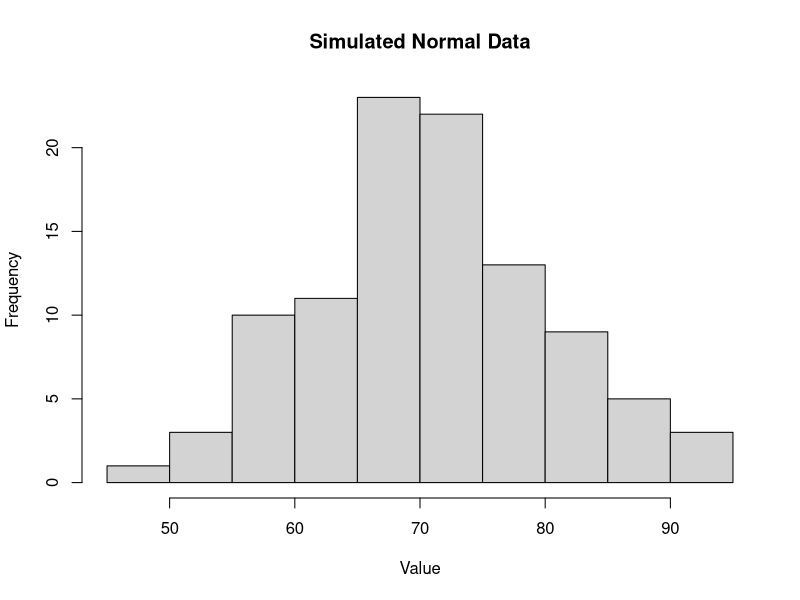
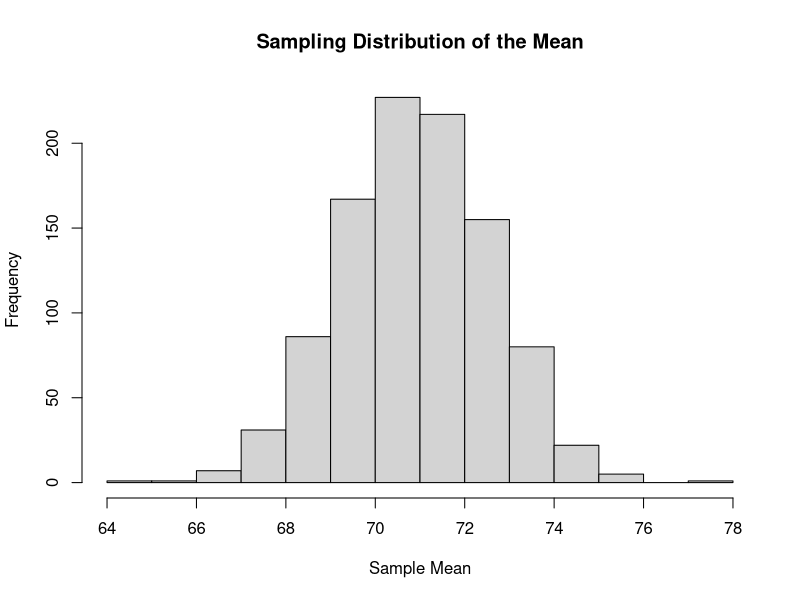

Recreate these plots in R, in order.
# Probability and Distributions
# This script introduces basic probability concepts
# and common probability distributions in R.

# --------------------------------------------------
# 1. Basic probability concepts
# --------------------------------------------------

# Suppose a fair die has six possible outcomes:
# 1, 2, 3, 4, 5, 6

outcomes <- 1:6

outcomes

# Probability of obtaining a 4

prob_4 <- 1 / length(outcomes)

prob_4


# --------------------------------------------------
# 2. Probability using counting
# --------------------------------------------------

# Probability of obtaining an even number

even_numbers <- c(2, 4, 6)

prob_even <- length(even_numbers) / length(outcomes)

prob_even


# --------------------------------------------------
# 3. Binomial distribution
# --------------------------------------------------

# Example:
# A student answers 10 multiple-choice questions.
# Each question has a probability of 0.5 of being correct.

# Probability of getting exactly 6 correct answers

dbinom(
  x = 6,
  size = 10,
  prob = 0.5
)

# Probability of getting 6 or fewer correct answers

pbinom(
  q = 6,
  size = 10,
  prob = 0.5
)

# Probability of getting more than 6 correct answers

1 - pbinom(
  q = 6,
  size = 10,
  prob = 0.5
)


# --------------------------------------------------
# 4. Generate random binomial observations
# --------------------------------------------------

set.seed(123)

binomial_data <- rbinom(
  n = 100,
  size = 10,
  prob = 0.5
)

binomial_data


# --------------------------------------------------
# 5. Normal distribution
# --------------------------------------------------

# Mean = 70
# Standard deviation = 10

mean_score <- 70
sd_score <- 10

# Density at score = 80

dnorm(
  x = 80,
  mean = mean_score,
  sd = sd_score
)

# Probability of obtaining a score
# less than or equal to 80

pnorm(
  q = 80,
  mean = mean_score,
  sd = sd_score
)

# Probability of obtaining a score
# greater than 80

1 - pnorm(
  q = 80,
  mean = mean_score,
  sd = sd_score
)

# Probability of obtaining a score
# between 60 and 80

pnorm(
  q = 80,
  mean = mean_score,
  sd = sd_score
) -
  pnorm(
    q = 60,
    mean = mean_score,
    sd = sd_score
  )


# --------------------------------------------------
# 6. Generate random normal observations
# --------------------------------------------------

set.seed(123)

normal_data <- rnorm(
  n = 100,
  mean = 70,
  sd = 10
)

head(normal_data)

mean(normal_data)

sd(normal_data)


# --------------------------------------------------
# 7. Uniform distribution
# --------------------------------------------------

# Generate 100 observations between 0 and 1

set.seed(123)

uniform_data <- runif(
  n = 100,
  min = 0,
  max = 1
)

head(uniform_data)


# --------------------------------------------------
# 8. Poisson distribution
# --------------------------------------------------

# Example:
# Number of customer arrivals per hour.
#
# Assume the average number of arrivals
# is 5 per hour.

# Probability of exactly 3 arrivals

dpois(
  x = 3,
  lambda = 5
)

# Probability of 3 or fewer arrivals

ppois(
  q = 3,
  lambda = 5
)

# Probability of more than 3 arrivals

1 - ppois(
  q = 3,
  lambda = 5
)


# --------------------------------------------------
# 9. Generate Poisson observations
# --------------------------------------------------

set.seed(123)

poisson_data <- rpois(
  n = 100,
  lambda = 5
)

head(poisson_data)


# --------------------------------------------------
# 10. Distribution functions in R
# --------------------------------------------------

# R uses four common prefixes:

# d = density / probability at a point
# p = cumulative probability
# q = quantile
# r = random generation

# Examples:

dnorm(70, mean = 70, sd = 10)

pnorm(70, mean = 70, sd = 10)

qnorm(0.95, mean = 70, sd = 10)

rnorm(
  n = 10,
  mean = 70,
  sd = 10
)


# --------------------------------------------------
# 11. Quantiles
# --------------------------------------------------

# Find the 95th percentile of a standard normal distribution

qnorm(0.95)

# Find the 97.5th percentile

qnorm(0.975)


# --------------------------------------------------
# 12. Simulating a sampling distribution
# --------------------------------------------------

set.seed(123)

sample_means <- replicate(
  1000,
  mean(
    sample(
      normal_data,
      size = 30,
      replace = TRUE
    )
  )
)

head(sample_means)

mean(sample_means)

sd(sample_means)


# --------------------------------------------------
# 13. Visualise a distribution
# --------------------------------------------------

hist(
  normal_data,
  main = "Simulated Normal Data",
  xlab = "Value"
)

hist(
  sample_means,
  main = "Sampling Distribution of the Mean",
  xlab = "Sample Mean"
)


# --------------------------------------------------
# 14. Statistical interpretation
# --------------------------------------------------

# Probability describes uncertainty about outcomes.
#
# Common distributions include:
#
# Binomial
# → Number of successes in a fixed number of trials
#
# Normal
# → Continuous measurements with an approximately
#   symmetric bell-shaped distribution
#
# Uniform
# → Outcomes with equal density across an interval
#
# Poisson
# → Counts of events occurring within a fixed interval
#
# Sampling distributions describe how a statistic,
# such as a sample mean, behaves across repeated samples.
#
# Key idea:
# Understanding probability distributions is important
# because many statistical methods are based on
# assumptions about probability and sampling behaviour.
